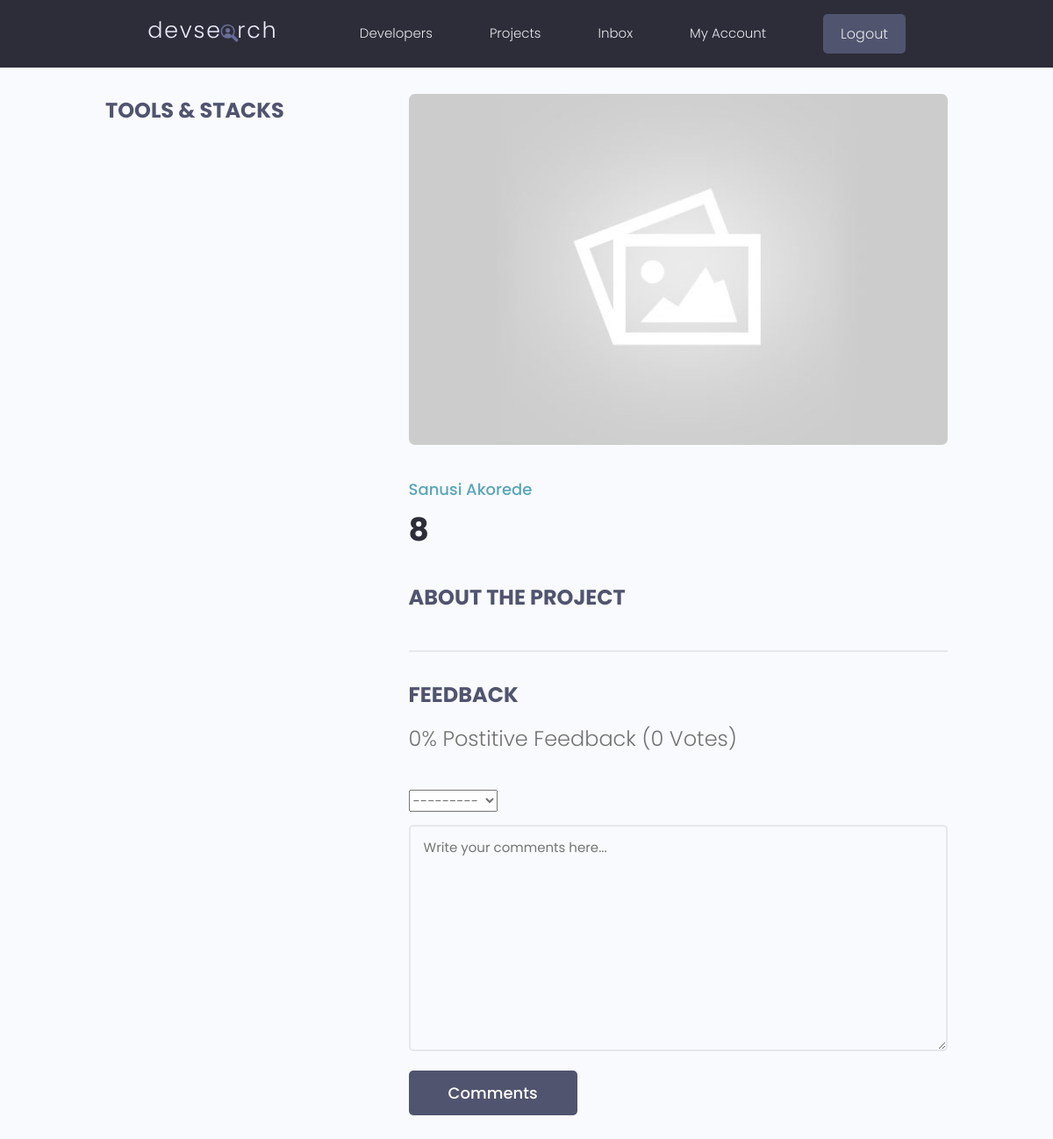
Page /project/793a25f3-8a55-4607-92d4-fa9489e411ed/ (signed in) on the committed database.
### projects/models.py (models this page shows, shortened)
class Project(models.Model):
    owner = models.ForeignKey(Profile, on_delete=models.SET_NULL, null=True, blank=True)
    title = models.CharField(max_length=200)
    description = models.TextField(null=True, blank=True)
    demo_link = models.URLField(null=True, blank=True, max_length=2000)
    source_link = models.URLField(null=True, blank=True, max_length=2000)
    featured_image = models.ImageField(null=True, blank=True, default='default.jpg')
    tags = models.ManyToManyField('Tag', blank=True)
    vote_total = models.IntegerField(null=True, default=0, blank=True)
    vote_ratio = models.IntegerField(null=True, default=0, blank=True)
    created_at = models.DateTimeField(auto_now_add=True)
    id = models.UUIDField(default=uuid.uuid4, editable=False, unique=True, primary_key=True)

class Review(models.Model):
    VOTE_TYPE = (
        ('up', 'up vote'),
        ('down', 'down vote')
    )
    project = models.ForeignKey(Project, on_delete=models.CASCADE, null=True)
    owner = models.ForeignKey(Profile, null=True, on_delete=models.CASCADE)
    body = models.TextField(null=True, blank=True)
    value = models.CharField(max_length=200, choices=VOTE_TYPE)
    created_at = models.DateTimeField(auto_now_add=True)
    id = models.UUIDField(default=uuid.uuid4, editable=False, unique=True, primary_key=True)
    class Meta:
        unique_together = [['project', 'owner']]

### users/models.py (models this page shows, shortened)
class Profile(models.Model):
    user = models.OneToOneField(User, null=True, blank=True, on_delete=models.CASCADE)
    name = models.CharField(max_length=200, null=True, blank=True)
    email = models.EmailField(max_length=254, null=True, blank=True)
    username = models.CharField(max_length=200, null=True, blank=True)
    location = models.TextField(max_length=200, null=True, blank=True)
    short_intro = models.CharField(max_length=200, null=True, blank=True)
    bio = models.TextField(null=True, blank=True)
    profile_image = models.ImageField(upload_to='profiles/', null=True, blank=True, default='profiles/user-default.png')
    social_github = models.URLField(null=True, blank=True)
    social_twitter = models.URLField(null=True, blank=True)
    social_linkedin = models.URLField(null=True, blank=True)
    social_youtube = models.URLField(null=True, blank=True)
    social_website = models.URLField(null=True, blank=True)
    created_at = models.DateTimeField(auto_now_add=True)
    id = models.UUIDField(default=uuid.uuid4, editable=False, unique=True, primary_key=True)

### projects/views.py (the view, shortened to what this page needs)
# urls.py: path('project/<str:pk>/', project_detail, name='project_detail'),
def project_detail(request, pk):
    project = Project.objects.get(id=pk)
    review_form = ReviewForm()
    reviewers = project.review_set.all().values_list('owner__id', flat=True)
    context = {'project': project, 'review_form': review_form, 'reviewers': reviewers}
    return render(request, 'projects/project_detail.html', context)

### projects/forms.py
class ReviewForm(forms.ModelForm):
    class Meta:
        model = Review
        fields = ['value', 'body']
    def __init__(self, *args, **kwargs):
        super().__init__(*args, **kwargs)
        self.fields['body'].widget.attrs.update({'class': 'input', 'placeholder': 'Write your comments here...'})

### projects/templates/projects/project_detail.html (shortened to what this page needs)
{% extends "main.html" %}
{% load static %}
{% load widget_tweaks %}
{% block content %}
    <main class="singleProject my-md">
        <div class="container">
            <div class="layout">
                <div class="column column--1of3">
                    <h3 class="singleProject__subtitle">Tools & Stacks</h3>
                </div>
                <div class="column column--2of3">
                    <img class="singleProject__preview"
                         src="{{ project.featured_image.url }}"
                         alt="portfolio thumbnail" />
                    <a href="{% url 'profile_detail' project.owner.id %}"
                       class="singleProject__developer">{{ project.owner.name }}</a>
                    <h2 class="singleProject__title">{{ project.title|title }}</h2>
                    <h3 class="singleProject__subtitle">About the Project</h3>
                    <div class="comments">
                        <h3 class="singleProject__subtitle">Feedback</h3>
                        <h5 class="project--rating">
                            {{ project.vote_ratio }}% Postitive Feedback
                            ({{ project.vote_total }} Votes)
                        </h5>
                        {% if request.user.is_authenticated and request.user.profile.id == project.owner.id %}
                            <p>You can not review your own work</p>
                        {% elif request.user.is_authenticated and request.user.profile.id in reviewers %}
                            <p>Thanks for your review</p>
                        {% elif request.user.is_authenticated == False %}
                            <p>
                                <a href="{% url 'login' %}?next={{ request.path }}">Login in to see a review</a>
                            </p>
                        {% else %}
                            <form class="form" action="" method="POST">
                                {% for field in review_form %}
                                    <div class="form__field">
                                        {{ field }}
                                    </div>
                                {% endfor %}
                                <input class="btn btn--sub btn--lg" type="submit" value="Comments" />
                            </form>
                        {% endif %}
                    </div>
                </div>
            </div>
        </div>
    </main>
{% endblock content %}

### static/styles/app.css (style rules this page uses)
:root { --color-sub: #2d2d39; }
.btn--sub { background-color: var(--color-sub-light); }
img { width: 100%; }
.singleProject .column--1of3 { order: 2; }
@media screen and (min-width: 1081px) { .singleProject .column--1of3 { order: 1; } }
@media screen and (min-width: 1081px) { .singleProject .column--2of3 { order: 2; } }
.singleProject__preview { height: 50vh; object-fit: cover; object-position: top center; margin-bottom: 3rem; border-radius: 0.7rem; }
.singleProject__developer { font-size: 1.8rem; font-weight: 500; }
.singleProject__title { font-size: 3.6rem; font-weight: 700; color: var(--color-sub); margin-bottom: 3rem; }
.project--rating { margin-bottom: 1.6em; margin-top: .5em; }
.singleProject__subtitle { text-transform: uppercase; font-size: 2.4rem; font-weight: 700; color: var(--color-sub-light); margin-bottom: 1rem; }
.comments { margin-top: 4rem; padding-top: 3rem; border-top: 2px solid var(--color-light); }

### static/uikit/styles/modules/_variables.css (style rules this page uses)
:root { --color-main: #5aa5b9; --color-main-light: #e6faff; --color-sub: #3f4156; --color-sub-light: #51546e; --color-sub-lighter: #ededfd; --color-text: #737373; --color-gray: #8b8b8b; --color-light: #e5e7eb; --color-light-gray: #767676; --color-bg: #f8fafd; --color-white: #fffefd; --color-white-light: #f3f3f3; --color-success: #359e64; --color-success-bg: #def8e8; --color-error: #fc4b0b; --color-error-bg: #fff2ee; --font-base: 'Poppins', arial, helvetica, 'Segoe UI', roboto, ubuntu, sans-serif; --font-monospace: 'Fira Code', 'Courier New', courier, monospace; --font-regular: 300; --font-medium: 500; --font-bold: 700; --generic-shadow: 1px 1px 5px #00000010; --generic-transition: all 0.3s ease-in-out; }

### static/uikit/styles/modules/_base.css (style rules this page uses)
* { margin: 0; padding: 0; box-sizing: border-box; text-rendering: optimizeLegibility; color: inherit; font-size: inherit; }
html { font-size: 50%; }
@media only screen and (min-width: 480px) { html { font-size: 56.25%; } }
@media only screen and (min-width: 1200px) { html { font-size: 62.5%; } }
body { line-height: 1.6; font-weight: 400; font-size: 1.5rem; color: var(--color-text); background-color: var(--color-bg); min-height: 100vh; }

### static/uikit/styles/modules/_typography.css (style rules this page uses)
* { font-family: var(--font-base); }
h2 { font-size: 3.6rem; font-weight: var(--font-bold); }
h3 { font-size: 3.2rem; font-weight: var(--font-medium); }
h5 { font-size: 2.4rem; font-weight: var(--font-medium); }
h5, h6 { font-weight: var(--font-regular); }
a { padding-bottom: 2px; text-decoration: none; display: inline-block; color: var(--color-main); font-weight: var(--font-medium); }

### static/uikit/styles/modules/_utilities.css (style rules this page uses)
.container { width: 92%; max-width: 165rem; margin: 0 auto; box-sizing: border-box; }
@media screen and (min-width: 1000px) { .container { width: 90%; } }
@media screen and (min-width: 1200px) { .container { width: 80%; } }
.my-md { margin: 3rem auto; }

### static/uikit/styles/modules/_button.css (style rules this page uses)
.btn { display: inline-block; position: relative; cursor: pointer; background-color: var(--color-light); font-weight: var(--font-medium); color: var(--color-sub); text-decoration: none; padding: 1rem 2rem; border-radius: 0.5rem; border: none; width: -webkit-fit-content; width: -moz-fit-content; width: fit-content; height: -webkit-fit-content; height: -moz-fit-content; height: fit-content; font-size: 1.6rem; outline-width: 0; outline-color: transparent; -webkit-backface-visibility: hidden; backface-visibility: hidden; transition: all 0.3s ease-in-out; }
.btn--sub { background-color: var(--color-sub); color: var(--color-white); }
.btn--lg { font-size: 1.8rem; padding: 1.2rem 4.5rem; }

### static/uikit/styles/modules/_form.css (style rules this page uses)
.form { display: block; }
.form__field { margin-top: 1.5rem; margin-bottom: 1.5rem; }
input.input[type='text'], input.input[type='email'], input.input[type='password'], input.input[type='number'], input.input[type='url'], textarea.input { min-width: 24rem; width: 100%; padding: 1.2rem 1.5rem; border-radius: 0.5rem; border: 2px solid var(--color-light); transition: all 0.3s ease-in-out; background-color: var(--color-bg); }

### static/uikit/styles/modules/_layout.css (style rules this page uses)
.layout { display: flex; flex-flow: row wrap; justify-content: space-between; }
.layout > .column { margin-bottom: 3rem; }
.layout > .column.column--1of3 { flex-basis: 30%; }
.layout > .column.column--2of3 { flex-basis: 64%; }

### rows in the picture
Project: featured_image (placeholder picture), owner.name "Sanusi Akorede", title "8", vote_ratio "0", vote_total "0"
